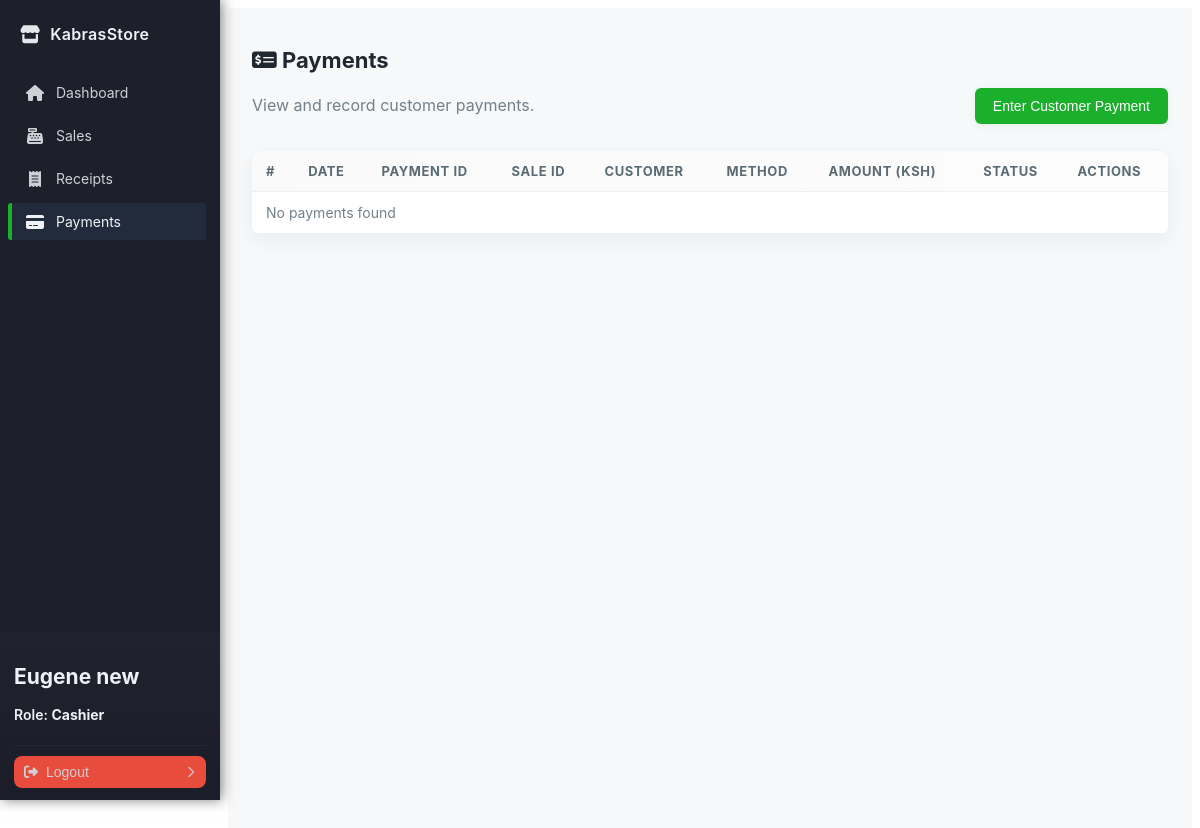
Before: /cashier/payments.php (signed in) with the older database file.
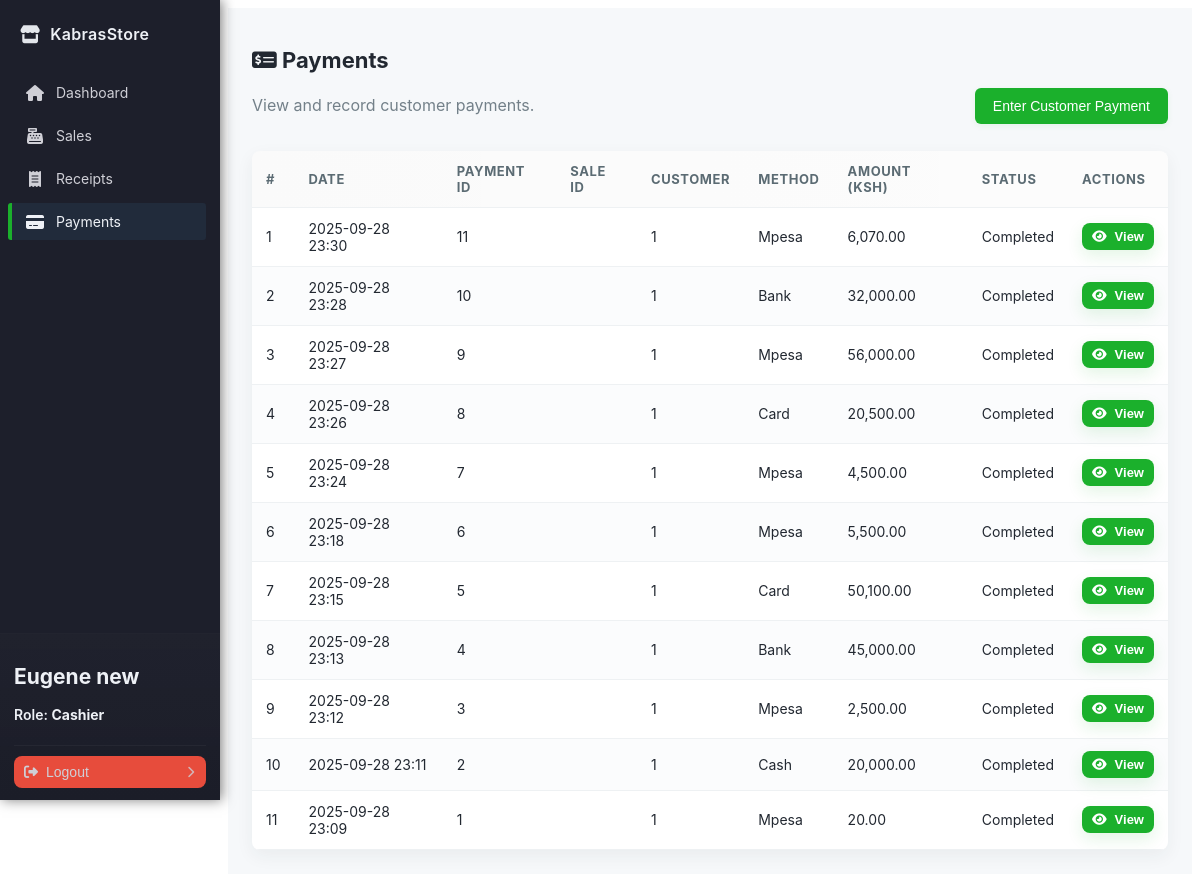
After: the same page with the newer database file.
### tables this page shows
CREATE TABLE `payments` (
  `id` int NOT NULL AUTO_INCREMENT,
  `sale_id` int DEFAULT NULL,
  `customer_id` int DEFAULT NULL,
  `user_id` int NOT NULL,
  `payment_date` timestamp NULL DEFAULT CURRENT_TIMESTAMP,
  `method` enum('cash','mpesa','card','bank') NOT NULL,
  `amount` decimal(10,2) NOT NULL,
  `status` enum('completed','pending','partial') DEFAULT 'completed',
  `reference_number` varchar(100) DEFAULT NULL,
  `notes` text,
  `created_at` timestamp NULL DEFAULT CURRENT_TIMESTAMP,
  `updated_at` timestamp NULL DEFAULT CURRENT_TIMESTAMP ON UPDATE CURRENT_TIMESTAMP,
  PRIMARY KEY (`id`),
  KEY `sale_id` (`sale_id`),
  KEY `customer_id` (`customer_id`),
  KEY `user_id` (`user_id`),
  CONSTRAINT `payments_ibfk_1` FOREIGN KEY (`sale_id`) REFERENCES `sales` (`id`) ON DELETE CASCADE,
  CONSTRAINT `payments_ibfk_2` FOREIGN KEY (`customer_id`) REFERENCES `customers` (`id`) ON DELETE SET NULL,
  CONSTRAINT `payments_ibfk_3` FOREIGN KEY (`user_id`) REFERENCES `users` (`id`) ON DELETE CASCADE
);

### config/database.php (called while the page is built, shortened)
<?php
class Database
{
    private $host = 'localhost';
    private $db   = 'kabras_store';
    private $user = 'root';
    private $pass = 'Hunter42.';
    private $charset = 'utf8mb4';
    public function connect()
    {
        $dsn = "mysql:host={$this->host};dbname={$this->db};charset={$this->charset}";
        try {
            $this->pdo = new PDO($dsn, $this->user, $this->pass, [
                PDO::ATTR_ERRMODE => PDO::ERRMODE_EXCEPTION,
                PDO::ATTR_DEFAULT_FETCH_MODE => PDO::FETCH_ASSOC,
            ]);
            return $this->pdo;
        } catch (PDOException $e) {
            die('Database connection failed: ' . $e->getMessage());
        }
    }
}

### handlers/AuthHandler.php (called while the page is built, shortened)
<?php
require_once __DIR__ . '/../app/models/User.php';
class AuthHandler
{
    private $sessionTimeout = 3600;
    public function __construct()
    {
        $this->userModel = new User();
        $defaultAdminEmail = 'admin@kabrasugar.com';
        if (!$this->userModel->findByEmail($defaultAdminEmail)) {
            $adminData = [
                'name' => 'Default Admin',
                'email' => $defaultAdminEmail,
                'phone' => '',
                'national_id' => '',
                'password' => 'hunter123',
                'role' => 'admin'
            ];
            $this->userModel->createUser($adminData);
        }
    }
    public function isLoggedIn()
    {
        return isset($_SESSION['user_id']) &&
            (time() - $_SESSION['login_time']) < $this->sessionTimeout;
    }
    public function getCurrentUser()
    {
        return [
            "id" => $_SESSION['user_id'],
            "name" => $_SESSION['user_name'],
            "email" => $_SESSION['user_email'],
            "role" => $_SESSION['user_role']
        ];
    }
}

### app/models/User.php (called while the page is built, shortened)
<?php
require_once __DIR__ . '../../../config/database.php';
class User
{
    private $db;
    public function __construct()
    {
        $this->db = (new Database())->connect();
    }
    public function findByEmail($email)
    {
        $sql = "SELECT * FROM users WHERE email = :email LIMIT 1";
        $stmt = $this->db->prepare($sql);
        $stmt->execute([':email' => $email]);
        return $stmt->fetch(PDO::FETCH_ASSOC);
    }
}

### handlers/PaymentsHandler.php (called while the page is built, shortened)
<?php
require_once __DIR__ . '/../config/Database.php';
class PaymentsHandler
{
    private $conn;
    public function __construct()
    {
        $db = new Database();
        $this->conn = $db->connect();
    }
    public function getPaymentsByUser($user_id)
    {
        $sql = "SELECT p.*,
                       c.name AS customer_name,
                       GROUP_CONCAT(pr.name SEPARATOR ', ') AS product_names,
                       s.total_amount AS sale_total
                FROM payments p
                LEFT JOIN customers c ON p.customer_id = c.id
                LEFT JOIN sales s ON p.sale_id = s.id
                LEFT JOIN sale_items si ON s.id = si.sale_id
                LEFT JOIN products pr ON si.product_id = pr.id
                WHERE p.user_id = :user_id
                GROUP BY p.id, c.name, s.total_amount
                ORDER BY p.payment_date DESC";
        $stmt = $this->conn->prepare($sql);
        $stmt->execute([':user_id' => $user_id]);
        return $stmt->fetchAll(PDO::FETCH_ASSOC);
    }
}

### cashier/payments.php (the view, shortened to what this page needs)
<?php
require_once '../handlers/AuthHandler.php';
require_once '../handlers/PaymentsHandler.php';
$authHandler = new AuthHandler();
$paymentsHandler = new PaymentsHandler();
$currentUser = $authHandler->getCurrentUser();
$payments = $paymentsHandler->getPaymentsByUser($currentUser['id']);
?>
<!DOCTYPE html>
<html lang="en">
<head>
    <link rel="stylesheet" href="../assets/css/sidebar.css">
    <link rel="stylesheet" href="../assets/css/cashier-payments.css">
    <link rel="stylesheet" href="https://cdnjs.cloudflare.com/ajax/libs/font-awesome/6.0.0/css/all.min.css">
</head>
<body>
    <?php include '../includes/sidebar.php'; ?>
    <main class="main-content">
        <h1><i class="fas fa-money-check-alt"></i> Payments</h1>
        <div class="header-actions">
            <p>View and record customer payments.</p>
            <button class="btn add-customer" id="openModalBtn">Enter Customer Payment</button>
        </div>
        <div class="payments-table-wrapper">
            <table class="payments-table">
                <thead>
                    <tr>
                        <th>#</th>
                        <th>Date</th>
                        <th>Payment ID</th>
                        <th>Sale ID</th>
                        <th>Customer</th>
                        <th>Method</th>
                        <th>Amount (Ksh)</th>
                        <th>Status</th>
                        <th>Actions</th>
                    </tr>
                </thead>
                <tbody>
                    <?php if (!empty($payments)):
                        $rowNum = 1;
                        foreach ($payments as $payment): ?>
                            <tr>
                                <td><?= $rowNum++; ?></td>
                                <td><?= date('Y-m-d H:i', strtotime($payment['payment_date'])); ?></td>
                                <td><?= $payment['id']; ?></td>
                                <td><?= $payment['sale_id']; ?></td>
                                <td><?= $payment['customer_id'] ?? '-'; ?></td>
                                <td><?= ucfirst($payment['method']); ?></td>
                                <td><?= number_format($payment['amount'], 2); ?></td>
                                <td><?= ucfirst($payment['status']); ?></td>
                                <td>
                                    <button class="btn btn-primary btn-sm view-btn"
                                        data-payment='<?= json_encode($payment); ?>'>
                                        <i class="fas fa-eye"></i> View
                                    </button>
                                </td>
                            </tr>
                        <?php endforeach;
                    else: ?>
                        <tr>
                            <td colspan="9" class="no-payments">No payments found</td>
                        </tr>
                    <?php endif; ?>
                </tbody>
            </table>
        </div>
    </main>
</body>
</html>

### includes/sidebar.php (shortened to what this page needs)
<?php
$role = isset($_SESSION['user_role']) ? $_SESSION['user_role'] : '';
$menu = [
    'common' => [
        ['label' => 'Dashboard', 'href' => 'dashboard.php', 'icon' => 'fas fa-home'],
    ],
    'Admin' => [
        ['label' => 'User Management', 'href' => '/admin/users.php', 'icon' => 'fas fa-users'],
        ['label' => 'Assign Roles', 'href' => '/admin/roles.php', 'icon' => 'fas fa-user-cog'],
        ['label' => 'System Backup', 'href' => '/admin/backup.php', 'icon' => 'fas fa-server'],
    ],
    'StoreKeeper' => [
        ['label' => 'Stock Entry', 'href' => 'stock_entry.php', 'icon' => 'fas fa-box-open'],
        ['label' => 'Stock Levels', 'href' => 'stock_levels.php', 'icon' => 'fas fa-boxes'],
        ['label' => 'Stock Alerts', 'href' => 'stock_alerts.php', 'icon' => 'fas fa-exclamation-triangle'],
    ],
    'Cashier' => [
        ['label' => 'Sales', 'href' => 'sales.php', 'icon' => 'fas fa-cash-register'],
        ['label' => 'Receipts', 'href' => 'receipts.php', 'icon' => 'fas fa-receipt'],
        ['label' => 'Payments', 'href' => 'payments.php', 'icon' => 'fas fa-credit-card'],
    ],
    'Manager' => [
        ['label' => 'Sales Reports', 'href' => 'reports.php', 'icon' => 'fas fa-chart-line'],
        ['label' => 'Discounts & Refunds', 'href' => 'discounts.php', 'icon' => 'fas fa-percentage'],
        ['label' => 'Store Performance', 'href' => 'performance.php', 'icon' => 'fas fa-tachometer-alt'],
    ],
    'Accountant' => [
        ['label' => 'Audit Reports', 'href' => 'audit_reports.php', 'icon' => 'fas fa-file-alt'],
        ['label' => 'Compliance', 'href' => 'compliance.php', 'icon' => 'fas fa-balance-scale'],
        ['label' => 'Financial Reports', 'href' => 'finance.php', 'icon' => 'fas fa-file-invoice-dollar'],
    ],
];
$items = $menu['common'];
if (isset($menu[$role])) {
    $items = array_merge($items, $menu[$role]);
}
?>
<link rel="stylesheet" href="https://cdnjs.cloudflare.com/ajax/libs/font-awesome/6.4.0/css/all.min.css"
 />
<aside class="sidebar" role="navigation" aria-label="Main Sidebar">
    <div class="sidebar-inner">
        <div class="sidebar-brand">
            <a href="home.php" class="brand-link">
                <i class="fas fa-store"></i>
                <span class="brand-text">KabrasStore</span>
            </a>
        </div>
        <nav class="sidebar-nav">
            <ul>
                <?php foreach ($items as $it): ?>
                    <li>
                        <a href="<?= htmlspecialchars($it['href']) ?>"
                            class="<?= (basename($_SERVER['PHP_SELF']) === basename($it['href'])) ? 'active' : '' ?>">
                            <i class="<?= htmlspecialchars($it['icon']) ?>" aria-hidden="true"></i>
                            <span class="label"><?= htmlspecialchars($it['label']) ?></span>
                        </a>
                    </li>
                <?php endforeach; ?>
            </ul>
        </nav>
        <div class="sidebar-footer" role="region" aria-label="User actions">
            <div class="user-name">
                <h2>
                    <?php
                    if (isset($currentUser) && isset($currentUser['name']) && $currentUser['name']) {
                        echo htmlspecialchars($currentUser['name']);
                    } elseif (isset($_SESSION['user_name']) && $_SESSION['user_name']) {
                        echo htmlspecialchars($_SESSION['user_name']);
                    } else {
                        echo 'Guest';
                    }
                    ?>
                </h2>
                <p>Role: <strong>
                        <?php
                        if (isset($currentUser) && isset($currentUser['role']) && $currentUser['role']) {
                            echo htmlspecialchars($currentUser['role']);
                        } elseif (isset($_SESSION['user_role']) && $_SESSION['user_role']) {
                            echo htmlspecialchars($_SESSION['user_role']);
                        } else {
                            echo 'No Role';
                        }
                        ?>
                    </strong></p>
            </div>
            <div class="footer-actions">
                <form method="post" action="<?= htmlspecialchars($_SERVER['PHP_SELF']); ?>" class="logout-form"
                    style="display:inline;">
                    <button type="button" class="btn-logout" aria-label="Logout" onclick="showLogoutModal()">
                        <i class="fas fa-sign-out-alt"></i>
                        Logout
                        <i class="fas fa-chevron-down chevron-down" aria-hidden="true"></i>
                    </button>
                </form>
            </div>
        </div>
    </div>
</aside>

### assets/css/sidebar.css (style rules this page uses)
:root { --sidebar-width: 220px; --bg: #1d1f2b; --panel: #222233; --muted: #cfcfd6; --text: #eef1f6; --accent: #1BB02C; --hover: #2c3c33; --danger: #e74c3c; }
.sidebar { width: var(--sidebar-width); height: 100vh; position: fixed; left: 0; top: 0; background: var(--bg); color: var(--text); box-shadow: 2px 0 12px rgba(0, 0, 0, 0.5); font-family: "Inter", "Segoe UI", Roboto, Arial, sans-serif; z-index: 1000; display: flex; align-items: stretch; }
.sidebar-inner { position: relative; width: 100%; height: 100%; display: flex; flex-direction: column; padding: 18px 8px 72px; box-sizing: border-box; }
.sidebar-brand { padding: 6px 12px 18px; margin-bottom: 6px; }
.brand-link { display: flex; align-items: center; gap: 10px; color: var(--text); text-decoration: none; font-weight: 600; font-size: 16px; }
.brand-link i { font-size: 18px; opacity: 0.95; }
.brand-text { letter-spacing: 0.3px; }
.sidebar-nav { flex: 1 1 auto; overflow-y: auto; padding-right: 6px; }
.sidebar-nav ul { list-style: none; margin: 0; padding: 0; }
.sidebar-nav li { margin: 6px 0; }
.sidebar-nav a { display: flex; align-items: center; gap: 12px; padding: 10px 14px; border-radius: 3px; text-decoration: none; color: var(--muted); transition: background .18s ease, color .18s ease, transform .06s ease; font-size: 14px; border-left: 4px solid transparent; }
.sidebar-nav a i { min-width: 18px; text-align: center; font-size: 16px; }
.sidebar-nav a .label { display: inline-block; white-space: nowrap; overflow: hidden; text-overflow: ellipsis; }
.sidebar-nav a.active { background-color: rgba(76, 175, 239, 0.08); color: var(--text); border-left-color: var(--accent); }
.sidebar-footer { position: absolute; left: 0; right: 0; bottom: 0; padding: 12px 14px; box-sizing: border-box; background: linear-gradient(180deg, rgba(255, 255, 255, 0.01), rgba(0, 0, 0, 0.08)); border-top: 1px solid rgba(255, 255, 255, 0.03); }
.sidebar-footer .user-name { padding-bottom: 8px; font-weight: 600; color: var(--text); font-size: 14px; border-bottom: 1px solid rgba(255, 255, 255, 0.04); margin-bottom: 10px; white-space: nowrap; overflow: hidden; text-overflow: ellipsis; }
.btn-logout { display: inline-flex; align-items: center; gap: 8px; width: 100%; padding: 8px 10px; background: var(--danger); border: 0; color: var(--muted); text-align: left; cursor: pointer; font-size: 14px; border-radius: 8px; transition: background .15s ease, color .15s ease; }
.btn-logout i { font-size: 14px; }
.btn-logout .chevron-down { margin-left: auto; opacity: 0.8; color: var(--muted); font-size: 12px; rotate: -90deg; transform: translateY(1px); }
.logout-form { display: flex; align-items: center; flex-direction: row; justify-content: center; gap: 10px; }

Changed rows visible on the page:
added payments: payment_date "2025-09-28 23:30", id "11", customer "1", method "Mpesa", amount "6,070.00", status "Completed"
added payments: payment_date "2025-09-28 23:28", id "10", customer "1", method "Bank", amount "32,000.00", status "Completed"
added payments: payment_date "2025-09-28 23:27", id "9", customer "1", method "Mpesa", amount "56,000.00", status "Completed"
added payments: payment_date "2025-09-28 23:26", id "8", customer "1", method "Card", amount "20,500.00", status "Completed"
added payments: payment_date "2025-09-28 23:24", id "7", customer "1", method "Mpesa", amount "4,500.00", status "Completed"
added payments: payment_date "2025-09-28 23:18", id "6", customer "1", method "Mpesa", amount "5,500.00", status "Completed"
added payments: payment_date "2025-09-28 23:15", id "5", customer "1", method "Card", amount "50,100.00", status "Completed"
added payments: payment_date "2025-09-28 23:13", id "4", customer "1", method "Bank", amount "45,000.00", status "Completed"
added payments: payment_date "2025-09-28 23:12", id "3", customer "1", method "Mpesa", amount "2,500.00", status "Completed"
added payments: payment_date "2025-09-28 23:11", id "2", customer "1", method "Cash", amount "20,000.00", status "Completed"
added payments: payment_date "2025-09-28 23:09", id "1", customer "1", method "Mpesa", amount "20.00", status "Completed"
Other visible differences:
text no longer shown: "No payments found"
